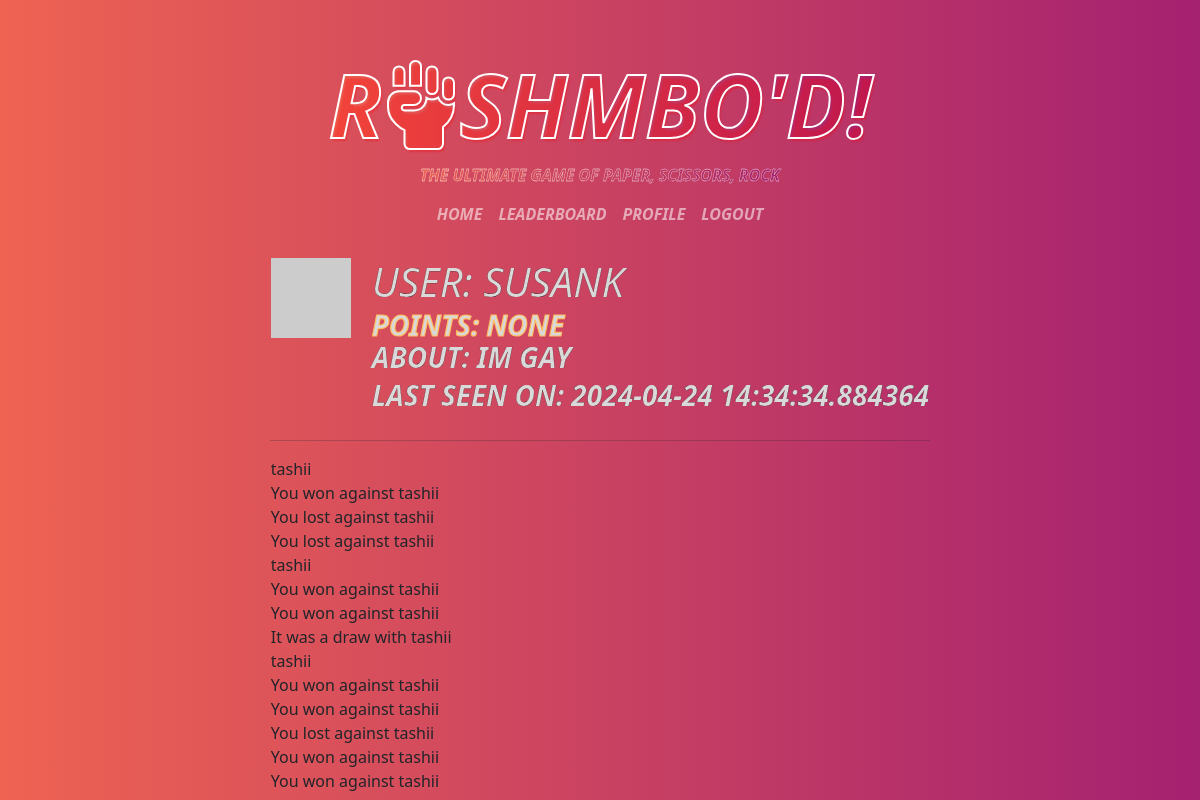
Screenshot of /user/susank (signed in) with the database file from the repository.
### app/models.py (models this page shows, shortened)
class User(UserMixin, db.Model):
    id: so.Mapped[int] = so.mapped_column(primary_key=True)
    username: so.Mapped[str] = so.mapped_column(sa.String(64), index=True,
                                                unique=True)
    email: so.Mapped[str] = so.mapped_column(sa.String(120), index=True,
                                             unique=True)
    password_hash: so.Mapped[Optional[str]] = so.mapped_column(sa.String(256))
    posts: so.WriteOnlyMapped['Post'] = so.relationship(
        back_populates='author')
    about_me: so.Mapped[Optional[str]] = so.mapped_column(sa.String(140))
    last_seen: so.Mapped[Optional[datetime]] = so.mapped_column(
        default=lambda: datetime.now(timezone.utc))
    points: so.Mapped[int] = so.mapped_column(sa.Integer, default=0, nullable=True)
    def avatar(self, size):
        digest = md5(self.email.lower().encode('utf-8')).hexdigest()
        return f'https://www.gravatar.com/avatar/{digest}?d=identicon&s={size}'

class Game (db.Model):
    id = db.Column(db.Integer, primary_key=True)
    user_id = db.Column(db.Integer, db.ForeignKey(User.id, name='game_user_fk'), index=True)
    opponent_id = db.Column(db.Integer, db.ForeignKey(User.id, name='game_opponent_fk'), index=True)
    user_move = db.Column(db.String(10))
    opponent_move = db.Column(db.String(10))
    result = db.Column(db.String(10), nullable=True)
    status = db.Column(db.String(10))
    user = db.relationship('User', foreign_keys=[user_id], backref='games_as_challenger', lazy=True)
    opponent = db.relationship('User', foreign_keys=[opponent_id], backref='opponent_games', lazy=True)

### app/routes.py (the view)
@app.route('/user/<username>')
@login_required
def user(username):
    user = db.first_or_404(sa.select(User).where(User.username == username))
    games = Game.query.filter(
            or_(
                Game.user_id == current_user.id,
                Game.opponent_id == current_user.id
            )
        ).all()
    return render_template('user.html', user=user, games=games)

### app/models.py (called while the page is built)
@login.user_loader
def load_user(id):
    return db.session.get(User, int(id))

### app/routes.py (called while the page is built)
@app.before_request
def before_request():
    if current_user.is_authenticated:
        current_user.last_seen = datetime.now(timezone.utc)
        db.session.commit()

### app/templates/user.html (shortened to what this page needs)
{% extends "base.html" %}
{% block content %}
<table class="profile">
    <tr valign="top">
        <td style="padding-right: 20px;"><img src="{{ user.avatar(128) }}"></td>
        <td>
            <h1>User: {{ user.username }}</h1>
            <div style="-webkit-text-stroke: 1.2px rgb(255, 190, 98)">Points: {{ user.points }}</div>
            <div style="margin-top: 10px;">{% if user.about_me %}<p>About: {{ user.about_me }}</p>{% endif %}</div>
            {% if user.last_seen %}<p style="margin-top: 1px;">Last seen on: {{ user.last_seen }}</p>{% endif %}
        </td>
    </tr>
</table>
    <hr>
<div>
    {% for game in games %}
        {% include '_post.html' %}
    {% endfor %}
</div>
{% endblock %}

### app/templates/_post.html
<table>
    <tr valign="top">
        <td>
            {% if game.status == 'Open' %}
                You have an open game! You played {{ game.user_move }}
            {% elif game.status == 'Closed' %}
                {% if game.user.username == user.username %}
                    {% if game.result == 'Lost' %}
                        You won against
                    {% elif game.result == 'Won' %}
                        You lost against
                    {% elif game.result == 'Draw' %}
                        It was a draw with
                    {% endif %}
                    {{ game.opponent.username }}
                {% else %}
                    {% if game.result == 'Lost' %}
                        You lost against
                    {% elif game.result == 'Won' %}
                        You won against
                    {% elif game.result == 'Draw' %}
                        It was a draw with
                    {% endif %}
                    {{ game.user.username }}
                {% endif %}
            {% endif %}
        </td>
    </tr>
</table>

### app/static/style/styles.css (style rules this page uses)
:root { --gradient: linear-gradient(90deg, #ee6352, purple, #ee6352); }
body { font-family: basic-sans, sans-serif; min-height: 100vh; display: flex; justify-content: center; align-items: center; font-size: 1.125em; line-height: 1.6; color: #333; background: #ddd; background-size: 300%; background-image: var(--gradient); animation: bg-animation 25s infinite; }
.profile { margin: 0 0 .5em; text-transform: uppercase; font-weight: 900; font-style: italic; font-size: 1.75rem; color: #d9d9d9; line-height: .8; margin: 0; -webkit-text-stroke: 0.2px rgb(0, 0, 0); }

### rows the page displays
User: username "SUSANK", points "NONE", about_me "IM GAY", last_seen "2024-04-24 14:34:34.884364"
Game: user.username "tashii"
Game: result "You won against", user.username "tashii"
Game: result "You lost against", user.username "tashii"
Game: result "You lost against", user.username "tashii"
Game: user.username "tashii"
Game: result "You won against", user.username "tashii"
Game: result "You won against", user.username "tashii"
Game: result "It was a draw with", user.username "tashii"
Game: user.username "tashii"
Game: result "You won against", user.username "tashii"
Game: result "You won against", user.username "tashii"
Game: result "You lost against", user.username "tashii"
Game: result "You won against", user.username "tashii"
Game: result "You won against", user.username "tashii"
